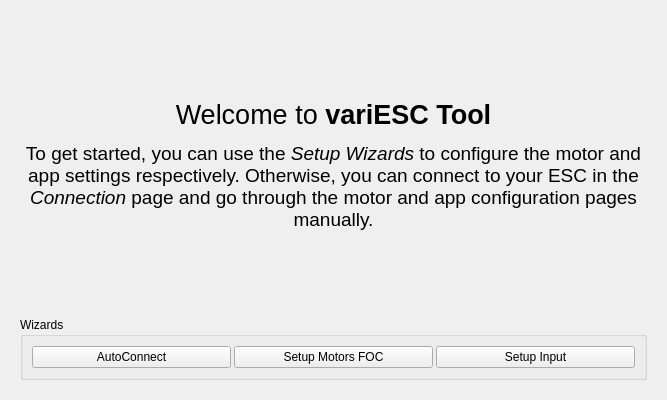
<?xml version="1.0" encoding="UTF-8"?>
<ui version="4.0">
 <class>PageWelcome</class>
 <widget class="QWidget" name="PageWelcome">
  <property name="geometry">
   <rect>
    <x>0</x>
    <y>0</y>
    <width>667</width>
    <height>400</height>
   </rect>
  </property>
  <property name="windowTitle">
   <string>Form</string>
  </property>
  <layout class="QVBoxLayout" name="verticalLayout">
   <item>
    <widget class="ImageWidget" name="bgWidget" native="true">
     <layout class="QVBoxLayout" name="verticalLayout_2" stretch="1,0">
      <item>
       <widget class="QLabel" name="label">
        <property name="text">
         <string>&lt;html&gt;&lt;head/&gt;&lt;body&gt;&lt;p align=&quot;center&quot;&gt;&lt;span style=&quot; font-size:20pt;&quot;&gt;Welcome to &lt;/span&gt;&lt;span style=&quot; font-size:20pt; font-weight:600;&quot;&gt;variESC Tool&lt;/span&gt;&lt;/p&gt;&lt;p align=&quot;center&quot;&gt;&lt;span style=&quot; font-size:14pt;&quot;&gt;To get started, you can use the &lt;/span&gt;&lt;span style=&quot; font-size:14pt; font-style:italic;&quot;&gt;Setup Wizards&lt;/span&gt;&lt;span style=&quot; font-size:14pt;&quot;&gt; to configure the motor and app settings respectively. Otherwise, you can connect to your ESC in the &lt;/span&gt;&lt;span style=&quot; font-size:14pt; font-style:italic;&quot;&gt;Connection&lt;/span&gt;&lt;span style=&quot; font-size:14pt;&quot;&gt; page and go through the motor and app configuration pages manually.&lt;/span&gt;&lt;/p&gt;&lt;/body&gt;&lt;/html&gt;</string>
        </property>
        <property name="wordWrap">
         <bool>true</bool>
        </property>
       </widget>
      </item>
      <item>
       <widget class="QGroupBox" name="groupBox">
        <property name="sizePolicy">
         <sizepolicy hsizetype="MinimumExpanding" vsizetype="Preferred">
          <horstretch>0</horstretch>
          <verstretch>0</verstretch>
         </sizepolicy>
        </property>
        <property name="title">
         <string>Wizards</string>
        </property>
        <layout class="QVBoxLayout" name="verticalLayout_3">
         <item>
          <layout class="QHBoxLayout" name="horizontalLayout">
           <property name="spacing">
            <number>3</number>
           </property>
           <item>
            <widget class="QPushButton" name="autoConnectButton">
             <property name="toolTip">
              <string>Automatically connect to the ESC using the USB connection.</string>
             </property>
             <property name="text">
              <string>AutoConnect</string>
             </property>
             <property name="icon">
              <iconset resource="../res.qrc">
               <normaloff>:/res/icons/Connected-96.png</normaloff>:/res/icons/Connected-96.png</iconset>
             </property>
             <property name="iconSize">
              <size>
               <width>45</width>
               <height>45</height>
              </size>
             </property>
            </widget>
           </item>
           <item>
            <widget class="QPushButton" name="wizardFocSimpleButton">
             <property name="toolTip">
              <string>Simple FOC setup for all ESCs on CAN-bus</string>
             </property>
             <property name="text">
              <string>Setup Motors FOC</string>
             </property>
             <property name="icon">
              <iconset resource="../res.qrc">
               <normaloff>:/res/icons/Wizard-96.png</normaloff>:/res/icons/Wizard-96.png</iconset>
             </property>
             <property name="iconSize">
              <size>
               <width>45</width>
               <height>45</height>
              </size>
             </property>
             <property name="flat">
              <bool>false</bool>
             </property>
            </widget>
           </item>
           <item>
            <widget class="QPushButton" name="wizardAppButton">
             <property name="text">
              <string>Setup Input</string>
             </property>
             <property name="icon">
              <iconset resource="../res.qrc">
               <normaloff>:/res/icons/Wizard-96.png</normaloff>:/res/icons/Wizard-96.png</iconset>
             </property>
             <property name="iconSize">
              <size>
               <width>45</width>
               <height>45</height>
              </size>
             </property>
             <property name="flat">
              <bool>false</bool>
             </property>
            </widget>
           </item>
          </layout>
         </item>
        </layout>
       </widget>
      </item>
     </layout>
    </widget>
   </item>
  </layout>
 </widget>
 <customwidgets>
  <customwidget>
   <class>ImageWidget</class>
   <extends>QWidget</extends>
   <header>widgets/imagewidget.h</header>
   <container>1</container>
  </customwidget>
 </customwidgets>
 <resources>
  <include location="../res.qrc"/>
 </resources>
 <connections/>
</ui>
